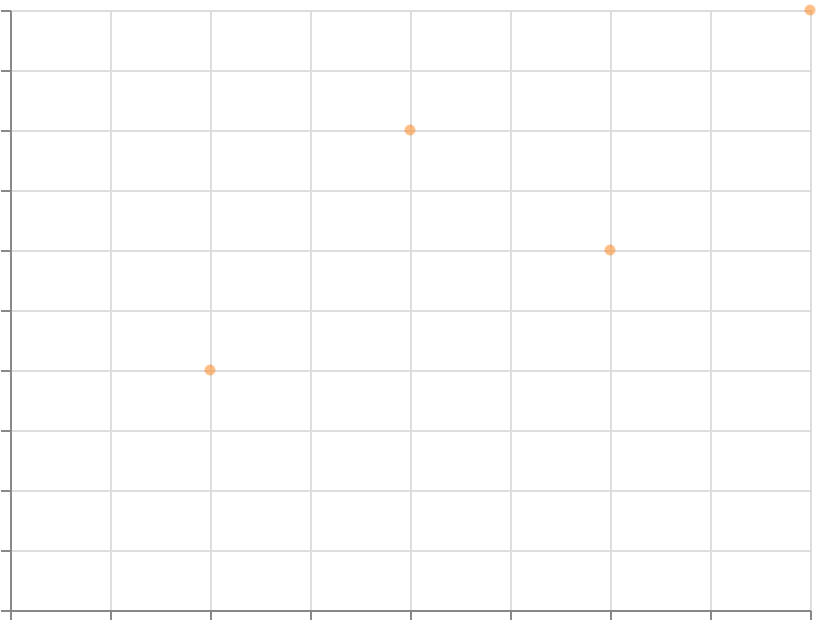

Vega-Lite specification stored for this chart:
### Vega-Lite specification from a JSON file in a GitHub repository (floating-point values rounded to 4 significant figures)
{"$schema": "https://vega.github.io/schema/vega-lite/v6.json", "width": 400, "height": 300, "padding": 5, "autosize": "none", "data": {"name": "table", "values": [{"x": 1, "y": 2}, {"x": 2, "y": 4}, {"x": 3, "y": 3}, {"x": 4, "y": 5}]}, "mark": {"type": "point", "filled": true, "opacity": 0.5, "color": "#ff7f0e"}, "encoding": {"x": {"field": "x", "type": "quantitative"}, "y": {"field": "y", "type": "quantitative"}}}
